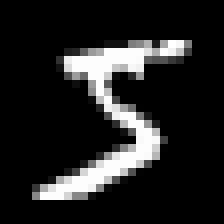
%> input picture 8_22/image_0.tif, 28 x 28 px (shown 8 times larger)
$ octave kernels_for_training.m   (GNU Octave 9; MATLAB toolbox functions it lacks are replaced by stand-ins)
%> lines starting %> are read from the running program, lines starting %| are printed output that depends on the picture
filter_size=9;
d=10;
Uxs0=1.15;
Uys0=0;
Uxs1=-1.15;
Uys1=0;
NA=0.3;
pad_size =ceil((filter_size - 1) / 2);

% [7 lines of commented-out code are left out]
screensize = get(0, 'ScreenSize');
screen_width = screensize(3);
screen_height = screensize(4);

theta = pi/4;
Rotation_matrix = [cos(theta) -sin(theta); sin(theta) cos(theta)];

filters = zeros(filter_size,filter_size,4);
% figure(101);
for i = 1:4
    filters(:, :, i) = h(d, filter_size, Uxs0, Uys0, Uxs1, Uys1, NA);

    points = [Uxs0 Uxs1; Uys0 Uys1];
    % subplot(2,2,i);
    % imshow(filters(:,:,i),[]);
    rotated_points = Rotation_matrix * points;

    Uxs0 = rotated_points(1, 1);
    Uys0 = rotated_points(2, 1);
    Uxs1 = rotated_points(1, 2);
    Uys1 = rotated_points(2, 2);

end
save('filters.mat', 'filters');

obj_name='image_0.tif';
object=double(imread(obj_name));
%> object: size 28x28 double; min 0, max 255, mean 35.1; mean of the top-left, top-right, bottom-left and bottom-right quarters 34.1, 33, 34.7, 38.6
object(object<0) = 0;
object(object>255) = 255;
object = object/255;

figure(1);
set(gcf, 'Position', [0, screen_height / 2-80, screen_width, screen_height / 2]);
subplot(1,5,1);
imshow(object,[]); axis image;
for i = 1:4

    result = conv2(object, filters(:, :, i), 'same');
    result=result/max(result(:));
    subplot(1,5,i+1);
    imshow(result,[]);
    axis image;

    title(sprintf('Filter %d Convolution', i));
end
%> this loop made 4 passes
%> pass 1, `imshow(result,[]);`:
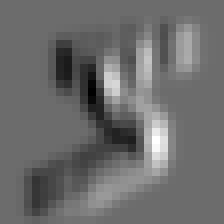
%> displayed picture: size 28x28, on the screen's scale of 0 to 255 (shown 8 times larger); min 0, max 255, mean 108.2
%> pass 2, `imshow(result,[]);`:
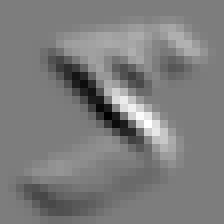
%> displayed picture: size 28x28, on the screen's scale of 0 to 255 (shown 8 times larger); min 0, max 255, mean 124.7
%> after the loop:
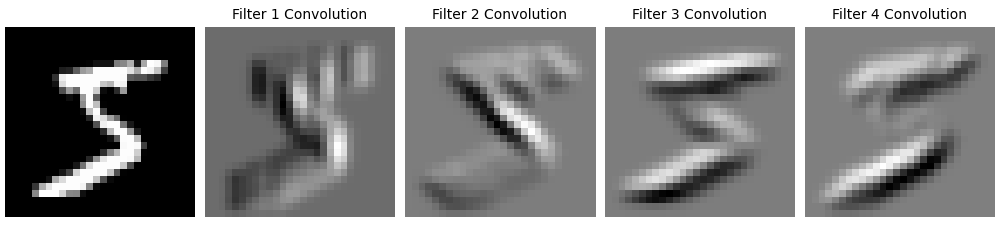
%> figure redrawn from the program's plot data, 5 panels
%> this loop made 4 passes; what is shown inside it comes from the first
object=padarray(object,[pad_size pad_size],'symmetric');
figure(2);
set(gcf, 'Position', [0, -35, screen_width, screen_height / 2]);
subplot(1,5,1);
imshow(object,[]); axis image;
%> after `imshow(object,[])`:
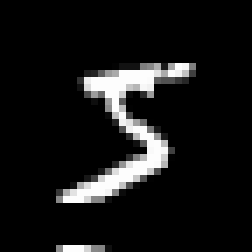
%> displayed picture: size 36x36, on the screen's scale of 0 to 255 (shown 7 times larger); min 0, max 255, mean 22.3
for i = 1:4

    result = conv2(object, filters(:, :, i), 'same');
    subplot(1,5, i+1);
    [height, width] = size(result);
%> height = 36; width = 36

    central_start_row = round((height - 28) / 2) + 1;
%> central_start_row = 5
    central_end_row = central_start_row + 28 - 1;
%> central_end_row = 32
    central_start_col = round((width - 28) / 2) + 1;
%> central_start_col = 5
    central_end_col = central_start_col + 28 - 1;
%> central_end_col = 32


    central_region = result(central_start_row:central_end_row, central_start_col:central_end_col);
    central_region=central_region/max(central_region(:));

    imshow(central_region, []);
    axis image;

    title(sprintf('Filter %d Convolution', i));
end
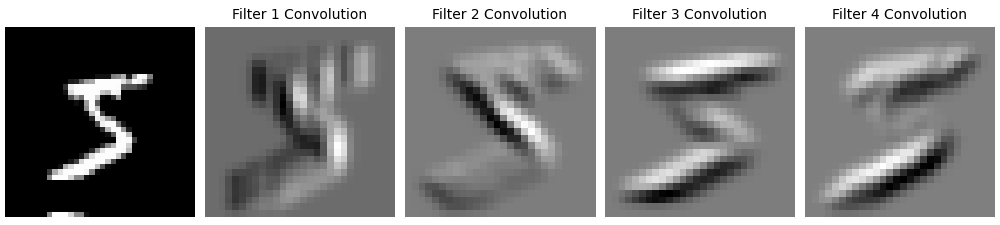
%> figure redrawn from the program's plot data, 5 panels
% [45 lines of commented-out code are left out]
function output = B(x, y)
    u = distance(x,y);
    output = zeros(size(u));

    mask = u < 1;
    output(mask) = 1 - u(mask).^40;
end

function output = pupil(x, y, NA)
    u = distance(x,y);
    output = zeros(size(u));

    mask = u < NA;
    output(mask) = 1-u(mask).^40;
end


function output=P(x)
   output=1./(1+x.^2);
end

function output=distance(x,y)
  output=sqrt(x.^2+y.^2);
end


function output=R(Ux,Uy,Uxs0,Uys0,Uxs1,Uys1,NA)
  a=0.06;
  b=0.33;
  theta=0.035;
  nspp=1.06;
  output=(B(Ux,Uy).*(a+b.*P((distance(Ux-Uxs0,Uy-Uys0)-nspp)./theta))-B(Ux,Uy).*(a+b.*P((distance(Ux-Uxs1,Uy-Uys1)-nspp)./theta))).*pupil(Ux,Uy,NA);
end

function output=h(d,filter_size,Uxs0,Uys0,Uxs1,Uys1,NA)
  opts = {'AbsTol',1e-2,'RelTol',1e-2};
  output=zeros(filter_size,filter_size);
  for row=1:filter_size
      for col=1:filter_size
      x_min=col-(filter_size-1)/2-1.5;
      x_max=x_min+1;
      y_min=(filter_size-1)/2-row+0.5;
      y_max=y_min+1;
      %output(row,col) = integral(@(x)integral3(@(y,xp,yp)R((x-xp)./(sqrt((x-xp).^2+(y-yp).^2+d.^2)),(y-yp)./(sqrt((x-xp).^2+(y-yp).^2+d.^2)),Uxs0,Uys0,Uxs1,Uys1,NA),y_min,y_max,-0.5,0.5,-0.5,0.5,opts{:}),x_min,x_max,'ArrayValued',true,opts{:});
      output(row,col) = integral2(@(y,x)R((x)./(sqrt((x).^2+(y).^2+d.^2)),(y)./(sqrt((x).^2+(y).^2+d.^2)),Uxs0,Uys0,Uxs1,Uys1,NA),y_min,y_max,x_min,x_max,'Method', 'iterated', 'AbsTol', 1e-2, 'RelTol', 1e-2);
      end
  end
end
